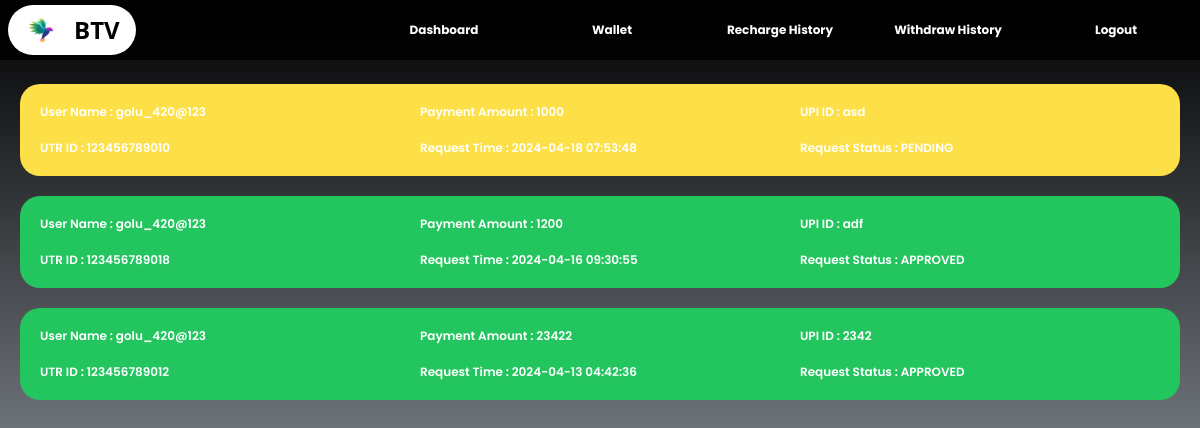
/recharge/recharge-history (signed in), run on the app's committed database.
### authenticate/models.py (models this page shows, shortened)
class User_Model(AbstractUser):
    id = models.UUIDField(unique=True, editable=False, default=uuid.uuid4, primary_key=True)
    email_token = models.UUIDField(unique=True, null=True, blank=True)
    username = models.CharField(max_length=50, unique=True)
    email = models.EmailField(unique=True, editable=False)
    is_staff = models.BooleanField(default=False)
    is_active = models.BooleanField(default=True)
    is_verified = models.BooleanField(default=False)
    referal_id = models.UUIDField(unique=True, default=uuid.uuid4, editable=False)
    refered_by = models.UUIDField(null=True, blank=True, unique=False)
    date_time = models.DateTimeField(auto_now_add=True)
    objects = CustomUserManager()
    USERNAME_FIELD = 'username'
    REQUIRED_FIELDS = ['email']

### wallet/models.py (models this page shows, shortened)
class Payment_Details(models.Model):
    payment_id = models.UUIDField(primary_key=True, default=uuid4, editable=False)
    user = models.ForeignKey('authenticate.User_Model', on_delete=models.CASCADE)
    payment_amount = models.IntegerField(default=0.00)
    upi_id = models.CharField(max_length=100)
    utr_id = models.CharField(max_length=100, unique=True)
    payment_request_time = models.DateTimeField(auto_now_add=True)
    payment_choices = [
        ('PENDING', 'Pending'),
        ('APPROVED', 'Approved'),
        ('REJECTED', 'Rejected'),
    ]
    payment_completed = models.CharField(max_length=10, choices=payment_choices, default='PENDING')

### recharge/views.py (the view)
# urls.py: path('recharge-history', recharge_history)
@login_required
def recharge_history(request):
    try:
        payments_history = Payment_Details.objects.filter(user=request.user).order_by('-payment_request_time')
    except Payment_Details.DoesNotExist:
        return render(request, 'authenticate/message.html', {'message': 'Unable to fetch Payment history .'})
    if not payments_history.exists():
        return render(request, 'authenticate/message.html', {'message': 'No Recharge History'})
    payment_details = []
    for payment in payments_history:
        data = {}
        data['user_name'] = payment.user.username
        data['payment_amount'] = payment.payment_amount
        data['upi_id'] = payment.upi_id
        data['utr_id'] = payment.utr_id
        data['status'] = payment.payment_completed
        data['payment_request_time'] = payment.payment_request_time
        payment_details.append(data)
    return render(request, 'recharge/recharge_history.html', {'payment_details': payment_details})

### templates/recharge/recharge_history.html (shortened to what this page needs)
{% load static %}
<html lang="en">
<head>
    <script src="https://cdn.tailwindcss.com"></script>
</head>
<body class="flex flex-col w-full h-[100vh] bg-gradient-to-b from-black to-slate-300">
    {% include "../base/dashboard_base.html" %}
    <div class="w-full mt-16 overflow-auto overflow-x-hidden">
        {% for payment in payment_details %}
            <div class="grid grid-cols-1 gap-5 p-5 m-5  md:grid-cols-2 lg:grid-cols-3 rounded-[20px] {% if payment.status == 'PENDING' %}bg-yellow-300 text-white {% elif payment.status == 'APPROVED' %}bg-green-500 text-white {% else %}bg-red-500 text-white {% endif %}">
                <div> <p class='text-xs poppins-semibold'> User Name : {{ payment.user_name }} </p> </div>
                <div> <p class='text-xs poppins-semibold'> Payment Amount : {{ payment.payment_amount }} </p> </div>
                <div> <p class='text-xs poppins-semibold'> UPI ID : {{ payment.upi_id }} </p> </div>
                <div> <p class='text-xs poppins-semibold'> UTR ID : {{ payment.utr_id }} </p> </div>
                <div> <p class='text-xs poppins-semibold'>Request Time : {{ payment.payment_request_time|date:"Y-m-d H:i:s" }} </p> </div>
                <div> <p class='text-xs poppins-semibold'>Request Status : {{ payment.status }} </p> </div>
            </div>
        {% endfor %}
    </div>
</body>
</html>

### templates/base/dashboard_base.html (shortened to what this page needs)
{% load static %}
<div class="absolute w-full h-[60px] flex justify-between items-center z-50 bg-transparent/85">
    <a href='/'>
        <div class="flex items-center justify-center w-auto bg-white rounded-[30px] px-2 mx-2">
            <img src="{% static 'home_page/bird_logo.jpg' %}" class="w-[50px] h-[50px] rounded-full"/>
            <h1 class="px-2 text-2xl font-semibold text-black">BTV</h1>
        </div>
    </a>
    <div class="hidden lg:block ">
        <ul class="flex py-2 text-2xl text-white poppins-bold">
            <a href='/dashboard/'> <li class="cursor-pointer hover:cursor-pointer py-2 mx-6 min-w-[120px] xl:min-w-[80px] max-w-[120px] text-xs text-center hover:text-black hover:bg-white hover:rounded-[30px] "> Dashboard </li> <a/>
            <a href='/wallet'> <li class="cursor-pointer hover:cursor-pointer py-2 mx-6 min-w-[120px] xl:min-w-[80px] max-w-[120px] text-xs text-center hover:text-black hover:bg-white hover:rounded-[30px] "> Wallet </li> </a>
            <a href='/recharge/recharge-history'><li class="cursor-pointer hover:cursor-pointer py-2 mx-6 min-w-[120px] xl:min-w-[80px] max-w-[120px] text-xs text-center hover:text-black hover:bg-white hover:rounded-[30px] ">Recharge History</li></a>
            <a href='/withdraw/history'><li class="cursor-pointer hover:cursor-pointer py-2 mx-6 min-w-[120px] xl:min-w-[80px] max-w-[120px] text-xs text-center hover:text-black hover:bg-white hover:rounded-[30px] ">Withdraw History</li></a>
            <a href='/dashboard/logout' ><li class="cursor-pointer hover:cursor-pointer py-2 mx-6 min-w-[120px] xl:min-w-[80px] max-w-[120px] text-xs text-center hover:text-black hover:bg-white hover:rounded-[30px] "> Logout </li> </a>
        </ul>
    </div>
</div>

### templates/recharge/recharge_history.html (style rules this page uses)
.poppins-semibold { font-family: "Poppins", sans-serif; font-weight: 600; font-style: normal; }
.poppins-bold { font-family: "Poppins", sans-serif; font-weight: 700; font-style: normal; }

### data on the page
User_Model: user_name "golu_420@123" "golu_420@123" "golu_420@123"
Payment_Details: upi_id "asd", utr_id "123456789010", payment_request_time "2024-04-18 07:53:48", status "PENDING"
Payment_Details: upi_id "adf", utr_id "123456789018", payment_request_time "2024-04-16 09:30:55", status "APPROVED"
Payment_Details: upi_id "2342", utr_id "123456789012", payment_request_time "2024-04-13 04:42:36", status "APPROVED"

### other printed values
{{ payment.payment_amount }} "1000" "1200" "23422"
